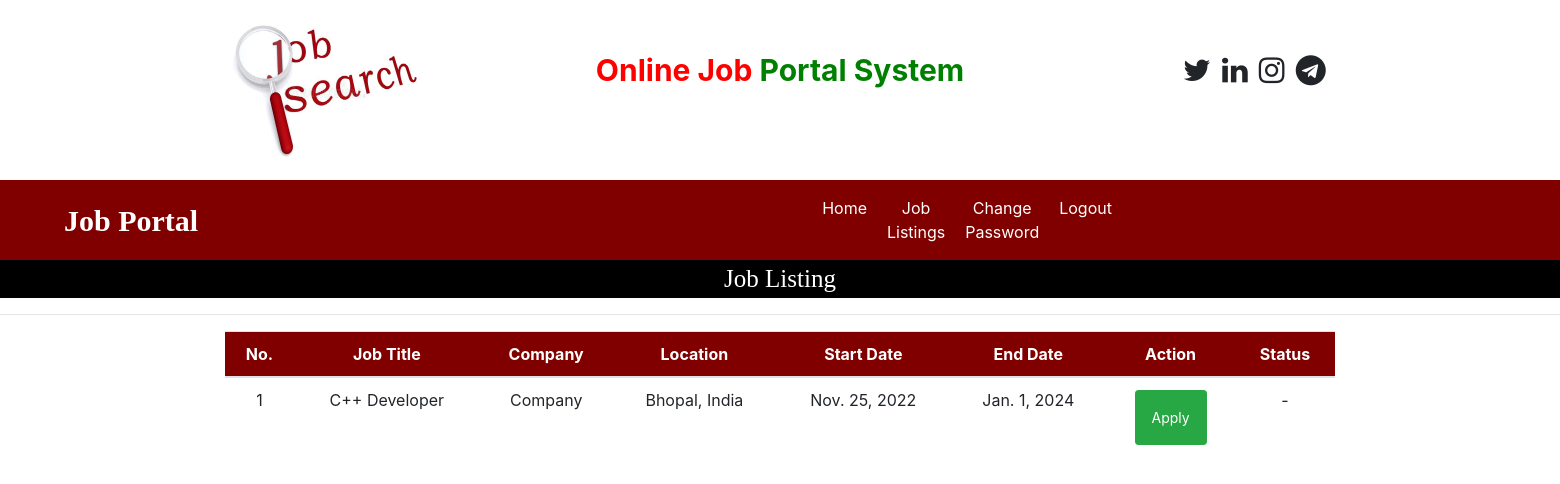
Page /user_latest_jobs (signed in) on the earlier database version.
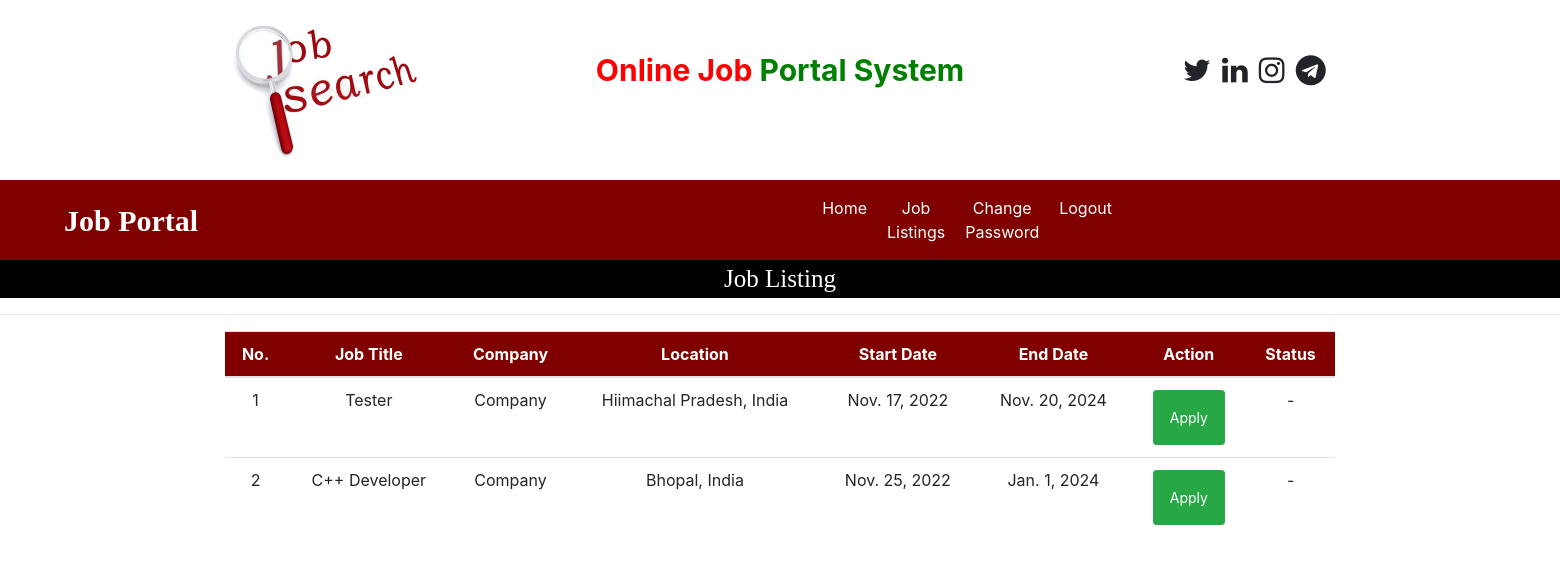
Same page on the later database version.
### job/models.py (models this page shows, shortened)
class Job(models.Model):
    recruiter = models.ForeignKey(Recruiter, on_delete=models.CASCADE)
    start_date = models.DateField()
    end_date = models.DateField()
    image = models.FileField(null=True)
    title = models.CharField(max_length=100)
    salary = models.IntegerField()
    description = models.CharField(max_length=200)
    experience = models.CharField(max_length=50)
    location = models.CharField(max_length=100)
    skills = models.CharField(max_length=100)
    creation_date = models.DateField()

class Recruiter(models.Model):
    user = models.ForeignKey(User, on_delete=models.CASCADE)
    mobile = models.CharField(max_length=15, null=True)
    image = models.FileField(null=True)
    gender = models.CharField(max_length=10, null=True)
    company = models.CharField(max_length=50, null=True)
    type = models.CharField(max_length=15, null=True)
    status = models.CharField(max_length=20, null=True)

### job/views.py (the view, shortened to what this page needs)
# urls.py: path('user_latest_jobs', user_latest_jobs, name="user_latest_jobs"),
def user_latest_jobs(request):
    job = Job.objects.all().order_by('start_date')
    user = request.user
    jobseeker = JobSeeker.objects.get(user=user)
    data2 =Apply.objects.filter(jobseeker=jobseeker)
    data = JobStatus.objects.filter(jobseeker=jobseeker)
    li = []
    ai = []
    ri = []
    for i in data2:
        li.append(i.job.id)
    d = {'job': job, 'li': li, 'ai':ai, 'ri':ri}
    return render(request, 'user_latest_jobs.html', d)

### job/templates/user_latest_jobs.html
{% load static %}
{% block body %}
{% include 'user_navigations.html' %}
<div style="font-family:'Monotype Corsiva'; font-size:25px; color: white; background-color: black; text-align: center">
    Job Listing
</div>
<hr>
<div class="container">
<table class="table table-hover" id="example">
    <thead>
    <tr style="background-color: maroon; color: white; text-align: center">
        <th>No.</th>
        <th>Job Title</th>
        <th>Company</th>
        <th>Location</th>
        <th>Start Date</th>
        <th>End Date</th>
        <th>Action</th>
        <th>Status</th>
    </tr>
    </thead>
    <tbody>
    {% for i in job %}
    <tr style="text-align: center">
        <td>{{forloop.counter}}</td>
        <td>{{i.title}}</td>
        <td>{{i.recruiter.company}}</td>
        <td>{{i.location}}</td>
        <td>{{i.start_date}}</td>
        <td>{{i.end_date}}</td>
        {% if i.id in li %}
        <td>Applied</td>
        {% else %}
        <td><a href="{% url 'job_details' i.id %}" class="btn btn-success btn-sm p-3">Apply</a>
            {% endif %}
        </td>
        {% if i.id in ai %}
        <td>Approved</td>
        {% elif i.id in ri %}
        <td>Rejected</td>
        {% else %}
        <td> - </td>
        {% endif %}
    </tr>
    {% endfor %}
    </tbody>
</table>
</div>
{% endblock %}

Differences in the rows shown:
added Job: title "Tester", recruiter.company "Company", location "Hiimachal Pradesh, India", start_date "Nov. 17, 2022", end_date "Nov. 20, 2024", shows "Apply"
